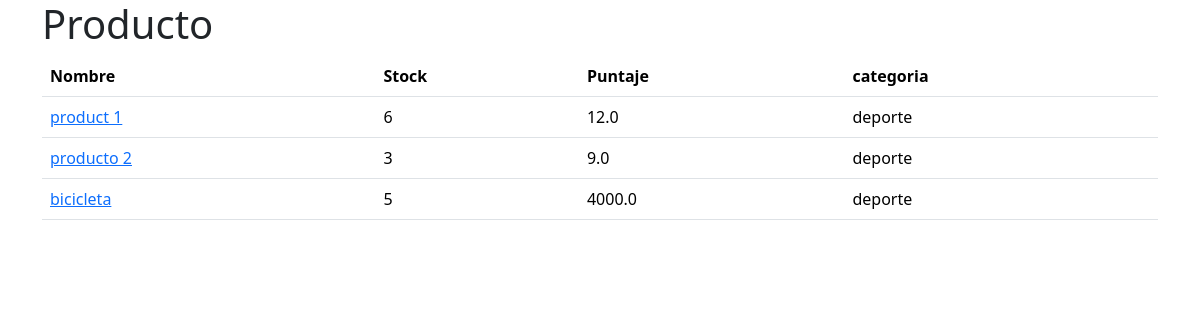
The app's page /productos/, older data.
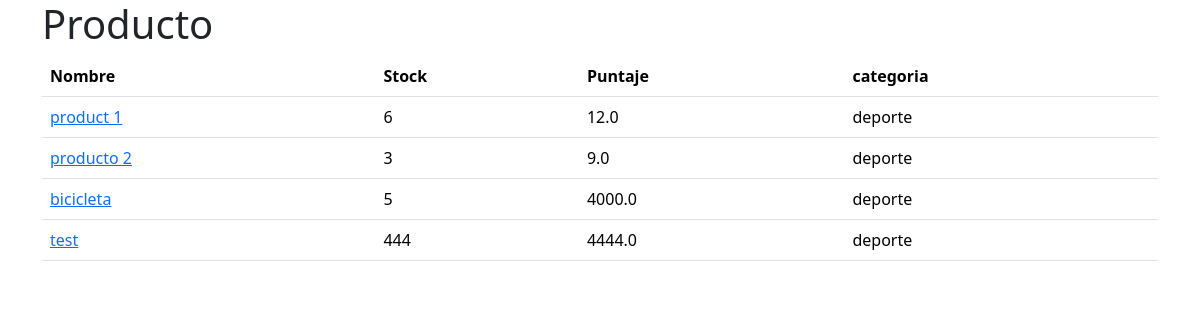
The same page, newer data.
### productos/models.py (models this page shows, shortened)
class Producto(models.Model):
    nombre = models.CharField(max_length=255)
    stock = models.IntegerField()
    puntaje = models.FloatField()
    categoria = models.ForeignKey(Categoria,on_delete=models.CASCADE)
    creado_en = models.DateTimeField(default=timezone.now)

class Categoria(models.Model):
    nombre = models.CharField(max_length=255)
    def __str__(self):
        return self.nombre

### productos/views.py (the view)
# urls.py: path('', views.index, name='index'),
def index(request):
    productos = Producto.objects.all()
    return render(request,'index.html',
    context={'productos':productos})

### productos/templates/index.html
{% extends 'base.html' %}
{% block content %}
<h1>Producto</h1>
<table class="table">
    <thead>
        <tr>
            <th>Nombre</th>
            <th>Stock</th>
            <th>Puntaje</th>
            <th>categoria</th>
        </tr>
    </thead>
    <tbody>
        {% for producto in productos %}
            <tr>
                <td>
                    <a href="{% url 'productos:detalle' producto.id %}">
                        {{ producto.nombre }}
                    </a>
                </td>
                <td>{{ producto.stock }}</td>
                <td>{{ producto.puntaje }}</td>
                <td>{{ producto.categoria }}</td>
            </tr>
        {% endfor %}
    </tbody>
</table>
{% endblock %}

Row changes from the older to the newer data that the page shows:
added Producto: nombre "test", stock "444", puntaje "4444.0", categoria "deporte"
